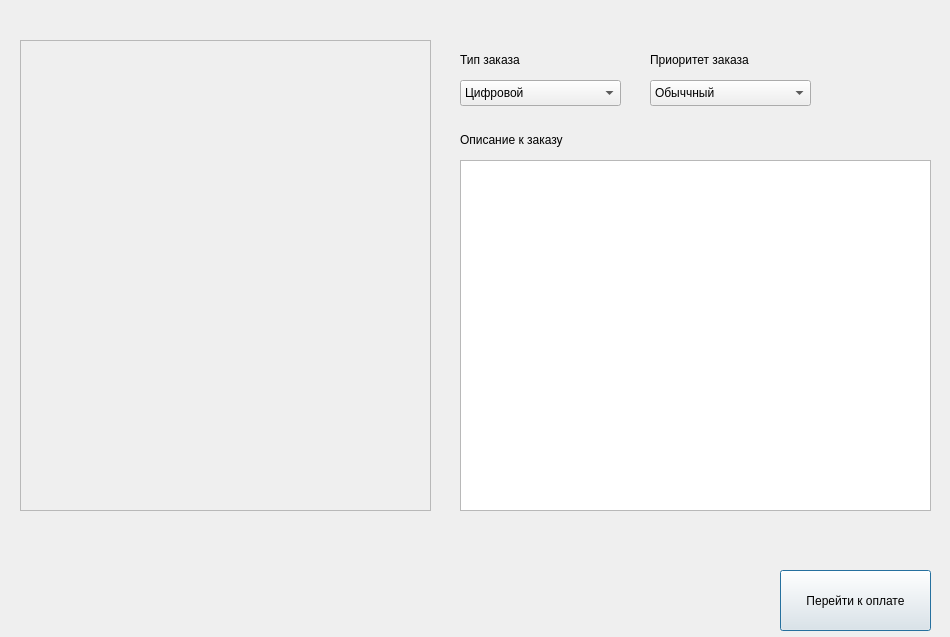
<?xml version="1.0" encoding="UTF-8"?>
<ui version="4.0">
 <class>CreateOrderDialog</class>
 <widget class="QDialog" name="CreateOrderDialog">
  <property name="geometry">
   <rect>
    <x>0</x>
    <y>0</y>
    <width>950</width>
    <height>637</height>
   </rect>
  </property>
  <property name="windowTitle">
   <string>Dialog</string>
  </property>
  <widget class="QScrollArea" name="scrollAreaGoods">
   <property name="geometry">
    <rect>
     <x>20</x>
     <y>40</y>
     <width>411</width>
     <height>471</height>
    </rect>
   </property>
   <property name="widgetResizable">
    <bool>true</bool>
   </property>
   <widget class="QWidget" name="scrollAreaWidgetContents">
    <property name="geometry">
     <rect>
      <x>0</x>
      <y>0</y>
      <width>409</width>
      <height>469</height>
     </rect>
    </property>
   </widget>
  </widget>
  <widget class="QComboBox" name="comboBoxTypeOrder">
   <property name="geometry">
    <rect>
     <x>460</x>
     <y>80</y>
     <width>161</width>
     <height>26</height>
    </rect>
   </property>
   <item>
    <property name="text">
     <string>Цифровой</string>
    </property>
   </item>
   <item>
    <property name="text">
     <string>Физический</string>
    </property>
   </item>
  </widget>
  <widget class="QLabel" name="label">
   <property name="geometry">
    <rect>
     <x>460</x>
     <y>50</y>
     <width>161</width>
     <height>20</height>
    </rect>
   </property>
   <property name="text">
    <string>Тип заказа</string>
   </property>
  </widget>
  <widget class="QLabel" name="label_2">
   <property name="geometry">
    <rect>
     <x>650</x>
     <y>50</y>
     <width>161</width>
     <height>20</height>
    </rect>
   </property>
   <property name="text">
    <string>Приоритет заказа</string>
   </property>
  </widget>
  <widget class="QComboBox" name="comboBoxPriorityOrder">
   <property name="geometry">
    <rect>
     <x>650</x>
     <y>80</y>
     <width>161</width>
     <height>26</height>
    </rect>
   </property>
   <item>
    <property name="text">
     <string>Обыччный</string>
    </property>
   </item>
   <item>
    <property name="text">
     <string>Экспресс</string>
    </property>
   </item>
   <item>
    <property name="text">
     <string>Курьер</string>
    </property>
   </item>
  </widget>
  <widget class="QTextEdit" name="textEditDescriptionOrder">
   <property name="geometry">
    <rect>
     <x>460</x>
     <y>160</y>
     <width>471</width>
     <height>351</height>
    </rect>
   </property>
  </widget>
  <widget class="QLabel" name="label_3">
   <property name="geometry">
    <rect>
     <x>460</x>
     <y>130</y>
     <width>161</width>
     <height>20</height>
    </rect>
   </property>
   <property name="text">
    <string>Описание к заказу</string>
   </property>
  </widget>
  <widget class="QPushButton" name="pushButton">
   <property name="geometry">
    <rect>
     <x>780</x>
     <y>570</y>
     <width>151</width>
     <height>61</height>
    </rect>
   </property>
   <property name="text">
    <string>Перейти к оплате</string>
   </property>
  </widget>
 </widget>
 <resources/>
 <connections/>
</ui>
